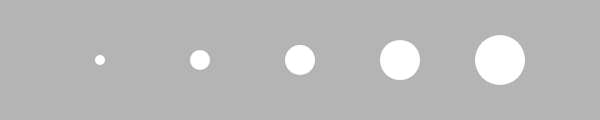
Frame 1 (no input)
Frame 60 (no input): identical to frame 1, image omitted
Frame 120 (the mouse pressed at the canvas centre since frame 60): identical to frame 1, image omitted

The p5.js sketch that drew this single still picture (run headless with seeded random() and noise() and a simulated clock; from frame 60 on, the mouse is pressed at the canvas centre):

// p5.js sketch
// ── sketch.js
function setup() {
  createCanvas(600, 120);
  noStroke();
}

function draw() {
  background(180);
  
  for(var x = 100; x < width; x = x + 100){
    ellipse(x, 60, x/10, x/10);
  }
  
}
